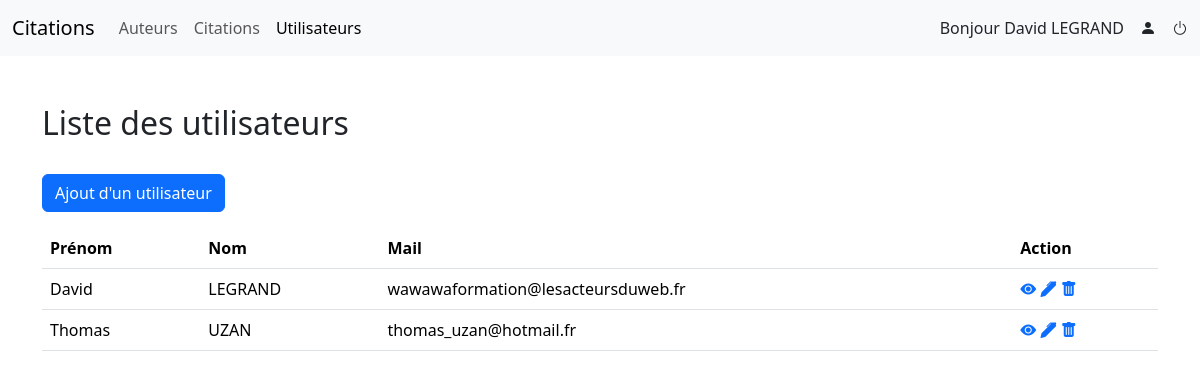
Page /public/index.php?controller=users (signed in) on the committed database.
### tables this page shows
CREATE TABLE IF NOT EXISTS `users` (
  `id` int NOT NULL AUTO_INCREMENT,
  `firstname` varchar(64) NOT NULL,
  `lastname` varchar(64) NOT NULL,
  `mail` varchar(320) NOT NULL,
  `password` varchar(256) DEFAULT NULL,
  `token` varchar(256) DEFAULT NULL,
  `created_at` datetime NOT NULL DEFAULT CURRENT_TIMESTAMP,
  PRIMARY KEY (`id`),
  UNIQUE KEY `id` (`id`,`lastname`),
  UNIQUE KEY `mail` (`mail`)
);

### controller/users/allUsers.controller.php (called while the page is built, shortened)
<?php
require_once ROOT . '/model/users.model.php';
$users = getUsers($pdo);
require_once ROOT . '/view/template/users/all.view.php';

### controller/users/index.php (called while the page is built)
<?php
require ROOT . '/model/users.model.php';
if (isset($_GET['action'])) {
    switch ($_GET['action']) {
        case 'allUsers';
        case 'oneUser';
        case 'createUser';
        case 'updateUser';
        case 'deleteUser';
            $action = $_GET['action'];
            break;
        default:
            header('Location: index.php?controller=404');
    }
} else {
    $action = 'allUsers';
}
require_once __DIR__ . '/' . $action . '.controller.php';

### public/index.php (called while the page is built, shortened)
<?php
if(isset($_GET['controller'])){
    switch($_GET['controller']){
        case 'quotes':
        case 'users':
        case 'authors' :
        case 'profile' :
        case 'authentification' :
            $controller = $_GET['controller'];
            break;
    }
}else{
    $controller = 'quotes';
}
require_once ROOT . '/controller/' . $controller . '/index.php';

### model/users.model.php (called while the page is built, shortened)
<?php
function getUsers(PDO $pdo): array
{
  $sql = 'SELECT * FROM users';
  $q = $pdo->query($sql);
  return $q->fetchAll();
}

### view/template/users/all.view.php (the view, shortened to what this page needs)
<a href="index.php?controller=users&action=createUser" class="btn btn-primary my-3">Ajout d'un utilisateur</a>
<table class="table">
    <thead>
        <tr>
            <th scope="col">Prénom</th>
            <th scope="col">Nom</th>
            <th scope="col">Mail</th>
            <th scope="col">Action</th>
        </tr>
    </thead>
    <tbody>
        <?php foreach ($users as $user): ?>
            <tr>
                <td><?= ucfirst(strtolower($user['firstname'])) ?></td>
                <td><?= strtoupper($user['lastname']) ?></td>
                <td><?= $user['mail'] ?></td>
                <td>
                    <a href="index.php?controller=users&action=oneUser&id=<?= $user['id'] ?>"><i
                            class="bi bi-eye-fill"></i></a>
                    <a href="index.php?controller=users&action=updateUser&id=<?= $user['id'] ?>"><i
                            class="bi bi-pen-fill"></i></a>
                    <a href="index.php?controller=users&action=deleteUser&id=<?= $user['id'] ?>"
                        onclick="return confirm('Es-tu sûr de vouloir supprimer cet utilisateur?');">
                        <i class="bi bi-trash-fill"></i></a>
                </td>
            </tr>
        <?php endforeach ?>
    </tbody>
</table>
<?php
require_once ROOT . '/view/layout.view.php';

### rows in the picture
users: firstname "David", lastname "LEGRAND", mail "wawawaformation@lesacteursduweb.fr"
users: firstname "Thomas", lastname "UZAN", mail "thomas_uzan@hotmail.fr"

### other values in the picture
$_SESSION['profile']['firstname'] "David"
$_SESSION['profile']['lastname'] "LEGRAND"
$title "Liste des utilisateurs"
